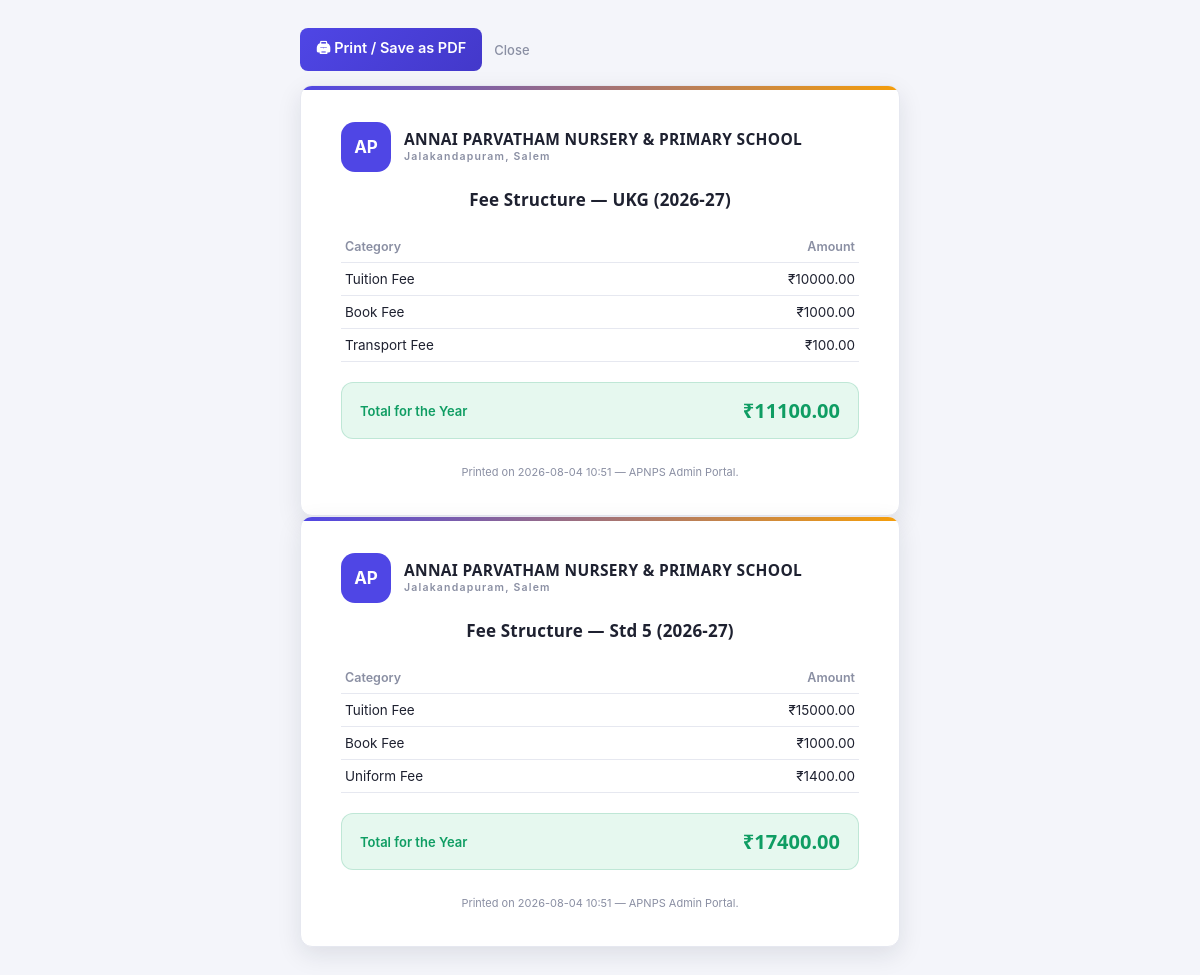
The app's page /fee-structure/print-all (signed in) with its own data.
### models.py (models this page shows)
class FeeStructure(db.Model):
    id = db.Column(db.Integer, primary_key=True)
    class_name = db.Column(db.String(40), nullable=False, index=True)
    academic_year = db.Column(db.String(20), nullable=False, index=True)
    category = db.Column(db.String(60), nullable=False)
    custom_category = db.Column(db.String(80), nullable=False, default="")
    amount = db.Column(db.Float, nullable=False)
    __table_args__ = (
        db.UniqueConstraint(
            "class_name", "academic_year", "category", "custom_category",
            name="uq_feestructure_class_year_category",
        ),
    )

### blueprints/fee_structure.py (the view)
@bp.route("/fee-structure/print-all")
@login_required
def print_fee_structure_all():
    academic_year = request.args.get("academic_year", "").strip() or current_academic_year()
    classes = []
    for class_name in CLASS_CHOICES:
        rows = FeeStructure.query.filter_by(class_name=class_name, academic_year=academic_year).order_by(FeeStructure.id).all()
        if rows:
            classes.append({"class_name": class_name, "rows": rows, "total": sum(row.amount for row in rows)})
    return render_template(
        "fee_structure_all_classes.html", academic_year=academic_year, classes=classes,
        printed_on=datetime.now().strftime("%Y-%m-%d %H:%M"),
    )

### helpers.py (called while the page is built)
def login_required(f):
    @wraps(f)
    def wrapper(*args, **kwargs):
        if "admin_id" not in session:
            return redirect(url_for("auth.login"))
        return f(*args, **kwargs)
    return wrapper

def current_academic_year():
    today = datetime.now()
    start_year = today.year if today.month >= 4 else today.year - 1
    return f"{start_year}-{str(start_year + 1)[-2:]}"

### templates/fee_structure_all_classes.html (shortened to what this page needs)
<!DOCTYPE html>
<html lang="en">
<head>
<link rel="stylesheet" href="{{ url_for('static', filename='css/style.css') }}">
</head>
<body class="receipt-body">
<div class="receipt-actions no-print">
  <button type="button" class="submit-btn small" onclick="window.print()">&#128424; Print / Save as PDF</button>
  <a href="javascript:window.close()" class="cancel-link">Close</a>
</div>
{% if classes %}
  {% for c in classes %}
  <div class="receipt-sheet class-section">
    <div class="receipt-header">
      <div class="logo-badge">AP</div>
      <div class="logo-titles">
        <strong>ANNAI PARVATHAM NURSERY &amp; PRIMARY SCHOOL</strong>
        <span>Jalakandapuram, Salem</span>
      </div>
    </div>
    <h2 class="receipt-title">Fee Structure — {{ c.class_name }} ({{ academic_year }})</h2>
    <table class="receipt-table">
      <thead>
        <tr><th>Category</th><th style="text-align:right;">Amount</th></tr>
      </thead>
      <tbody>
        {% for row in c.rows %}
        <tr>
          <td>{% if row.category == 'Other' %}{{ row.custom_category }}{% else %}{{ row.category }}{% endif %}</td>
          <td style="text-align:right;">₹{{ "%.2f"|format(row.amount) }}</td>
        </tr>
        {% endfor %}
      </tbody>
    </table>
    <div class="receipt-amount">
      <span>Total for the Year</span>
      <strong>₹{{ "%.2f"|format(c.total) }}</strong>
    </div>
    <div class="receipt-footer">
      <p class="receipt-note">Printed on {{ printed_on }} — APNPS Admin Portal.</p>
    </div>
  </div>
  {% endfor %}
{% endif %}
</body>
</html>

### static/css/style.css (style rules this page uses)
:root { --primary: #4f46e5; --primary-dark: #4338ca; --primary-light: #eef0ff; --primary-softer: #e0e3ff; --accent: #f59e0b; --accent-dark: #b45309; --ink: #1e2130; --ink-soft: #4b5065; --muted: #8a8fa3; --border: #e6e8f0; --border-soft: #eef0f6; --bg: #f4f5fa; --surface: #ffffff; --green: #0f9d63; --green-bg: #e6f8ef; --red: #e0374a; --red-bg: #fdecee; --amber: #b5790a; --amber-bg: #fdf3dd; --sidebar-bg-1: #171a2e; --sidebar-bg-2: #23264a; --sidebar-text: #a9acc4; --sidebar-text-active: #ffffff; --radius: 12px; --radius-sm: 8px; --radius-lg: 16px; --shadow-soft: 0 1px 2px rgba(23, 26, 46, 0.06), 0 1px 3px rgba(23, 26, 46, 0.05); --shadow-card: 0 8px 24px rgba(23, 26, 46, 0.10); --shadow-pop: 0 16px 40px rgba(23, 26, 46, 0.16); --font-display: "Poppins", "Segoe UI", sans-serif; --font-body: "Inter", "Segoe UI", -apple-system, BlinkMacSystemFont, sans-serif; --font-data: "Inter", "Segoe UI", sans-serif; --wine: var(--ink); --wine-deep: var(--sidebar-bg-1); --navy: var(--ink); --navy-light: var(--ink-soft); --rose: var(--primary); --rose-dark: var(--primary-dark); --rose-tint: var(--primary-light); --gold: var(--accent); --gold-dark: var(--accent-dark); --forest: var(--green); --forest-tint: var(--green-bg); --sidebar-w: 244px; --sidebar-w-collapsed: 76px; --topbar-h: 62px; }
* { box-sizing: border-box; }
body { margin: 0; font-family: var(--font-body); background: var(--bg); color: var(--ink); font-size: 14px; -webkit-font-smoothing: antialiased; }
a { text-decoration: none; color: inherit; }
button { font-family: inherit; }
.logo-badge { width: 50px; height: 50px; border-radius: 14px; background: var(--primary); color: #fff; display: flex; align-items: center; justify-content: center; font-weight: 700; font-size: 17px; overflow: hidden; flex-shrink: 0; }
.logo-titles { display: flex; flex-direction: column; line-height: 1.35; }
.logo-titles strong { font-family: var(--font-display); font-size: 15.5px; color: var(--ink); letter-spacing: 0.3px; font-weight: 700; }
.logo-titles span { font-size: 10.5px; color: var(--muted); letter-spacing: 1.2px; font-weight: 600; }
.submit-btn { width: 100%; margin-top: 22px; padding: 12px; border: none; border-radius: var(--radius-sm); background: linear-gradient(135deg, var(--primary), var(--primary-dark)); color: #fff; font-size: 14.5px; font-family: var(--font-body); font-weight: 600; cursor: pointer; box-shadow: 0 6px 16px rgba(79, 70, 229, 0.28); transition: transform 0.15s ease, box-shadow 0.15s ease, filter 0.15s ease; }
.submit-btn.small { width: auto; margin-top: 0; padding: 9px 16px; box-shadow: none; }
.cancel-link { color: var(--muted); font-size: 13px; font-weight: 500; }
.receipt-body { background: var(--bg); padding: 28px 16px; min-height: 100vh; }
.receipt-actions { max-width: 600px; margin: 0 auto 14px; display: flex; gap: 12px; align-items: center; }
.receipt-actions .submit-btn.small { width: auto; }
.receipt-sheet { max-width: 600px; margin: 0 auto; background: #fff; border: 1px solid var(--border); border-radius: var(--radius); padding: 36px 40px; box-shadow: var(--shadow-card); position: relative; overflow: hidden; }
.receipt-sheet::before { content: ""; position: absolute; top: 0; left: 0; right: 0; height: 4px; background: linear-gradient(90deg, var(--primary), var(--accent)); }
.receipt-header { display: flex; align-items: center; gap: 13px; margin-bottom: 16px; }
.receipt-title { text-align: center; font-family: var(--font-display); font-weight: 700; font-size: 17px; color: var(--ink); margin: 8px 0 20px; letter-spacing: 0.2px; }
.receipt-table { width: 100%; border-collapse: collapse; margin-bottom: 20px; }
.receipt-table th { text-align: left; width: 40%; padding: 8px 4px; font-size: 12.5px; color: var(--muted); border-bottom: 1px solid var(--border); font-weight: 600; }
.receipt-table td { padding: 8px 4px; font-size: 13.5px; color: var(--ink); border-bottom: 1px solid var(--border); }
.receipt-amount { display: flex; align-items: center; justify-content: space-between; background: var(--green-bg); border-radius: var(--radius); padding: 14px 18px; margin-bottom: 26px; border: 1px solid rgba(15, 157, 99, 0.18); }
.receipt-amount span { font-size: 13px; color: var(--green); font-weight: 600; }
.receipt-amount strong { font-family: var(--font-display); font-size: 20px; color: var(--green); }
.receipt-footer { display: flex; flex-direction: column; gap: 16px; }
.receipt-note { text-align: center; font-size: 11px; color: var(--muted); margin: 0; }

### records on screen
FeeStructure: category "Tuition Fee", amount "10000.00"
FeeStructure: category "Book Fee", amount "1000.00"
FeeStructure: category "Transport Fee", amount "100.00"
FeeStructure: category "Tuition Fee", amount "15000.00"
FeeStructure: category "Book Fee", amount "1000.00"
FeeStructure: category "Uniform Fee", amount "1400.00"

### other values on screen
{{ c.class_name }} "UKG" "Std 5"
{{ academic_year }} "2026-27" "2026-27"
{{ "%.2f"|format(c.total) }} "11100.00" "17400.00"
